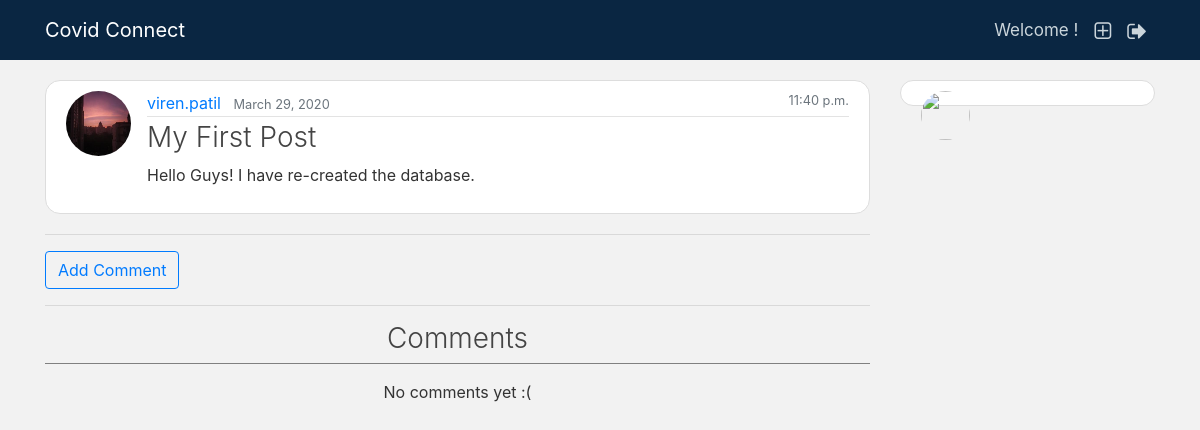
The app's page /blog/post/3/, older data.
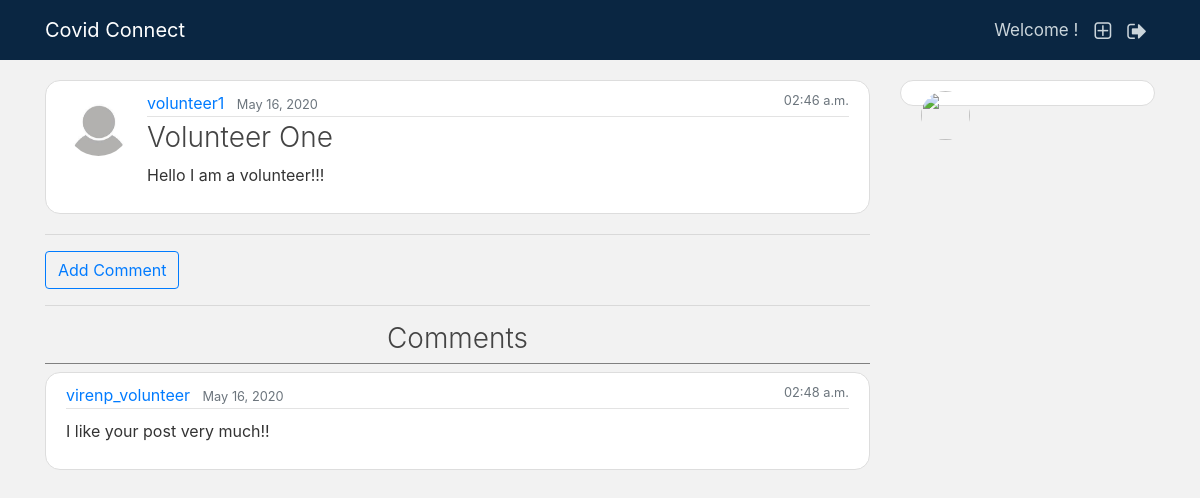
The same page, newer data.
### blog/models.py (models this page shows, shortened)
class Post(models.Model):
    title = models.CharField(max_length=100)
    image = models.ImageField(default='default.jpg', upload_to='post_pics')
    content = models.TextField()
    date_posted = models.DateTimeField(default=timezone.now)
    author = models.ForeignKey(User, on_delete = models.CASCADE)
    likes = models.ManyToManyField(User, related_name='likes', blank = True)
    dislikes = models.ManyToManyField(User, related_name='dislikes', blank = True)
    report = models.ManyToManyField(User, related_name='report', blank = True)

class Comment(models.Model):
    post = models.ForeignKey('blog.Post', on_delete=models.CASCADE, related_name='comments')
    author = models.ForeignKey(User, related_name='comment_owner', on_delete = models.CASCADE)
    text = models.TextField()
    created_date = models.DateTimeField(default=timezone.now)
    approved_comment = models.BooleanField(default=False)

### users/models.py (models this page shows, shortened)
class Profile(models.Model):
    user = models.OneToOneField(User, on_delete=models.CASCADE)
    image = models.ImageField(default='default.jpg', upload_to='profile_pics')
    bio = models.TextField(default='Your Bio here....', max_length=100, blank=True)
    THEME_CHOICES = (
        ('Dark', 'Dark'),
        ('Light', 'Light')
    )
    theme = models.CharField(max_length=10, choices=THEME_CHOICES, blank=True)
    GENDER_CHOICES = (
        ('M', 'Male'),
        ('F', 'Female'),
    )
    gender = models.CharField(max_length=1, choices=GENDER_CHOICES, blank=True)

### blog/views.py (the view)
# urls.py: path('post/<int:pk>/', PostDetailView.as_view(), name='post-detail'),
class PostDetailView(DetailView):
    model = Post

### blog/templates/blog/post_detail.html (shortened to what this page needs)
{% extends "blog/base_other.html" %}
{% block content %}
    <article class="media content-section" style="border-radius: 15px;">
        <img class = "rounded-circle article-img" src="{{ object.author.profile.image.url }}" alt="Profile Picture">
        <div class="media-body">
          <div class="article-metadata">
            <a class="mr-2" style="text-decoration: none;" href="">{{ object.author }}</a>
            <small class="text-muted">{{ object.date_posted|date:"F d, Y" }}</small>
            <small style="float: right;" class="text-muted">{{ object.date_posted|date:"h:i a" }}</small>
          </div>
          <h2 class="article-title font-weight-light" >{{ object.title }}</h2>
          {% if  object.image.url == '/media/default.jpg' %}
            <p class="article-content" style="margin-left: 0px;">{{ object.content }}</p>
          {% else %}
            <img style="border-radius: 20px;" src ="{{object.image.url}}" alt ='post pic'>
            <p style="margin-top: 10px; margin-left: 0px;" class="article-content">{{ object.content }}</p>
          {% endif %}
        </div>
    </article>
    <hr>
    <a href="{% url 'add_comment_to_post' pk=post.pk %}"><button class="btn btn-outline-primary button-dark"">Add Comment</button></a><hr>
    <h2 class="article-title font-weight-light pb-2" style="text-align:center; border-bottom: 1px solid #808080;">Comments</h2>
    {% for comment in object.comments.all reversed %}
    <div class="content-section" style="border-radius: 15px;">
      <div class="article-metadata">
        <a class="mr-2" style="text-decoration: none;" href=''>{{ comment.author.username }}</a>
        <small class="text-muted">{{ comment.created_date|date:"F d, Y" }}</small>
        <small style="float: right;" class="text-muted">{{ comment.created_date|date:"h:i a" }}</small>
      </div>
      <p style="margin-top: 10px; margin-left: 0px;" class="article-content">{{ comment.text }}</p>
    </div>
    {% empty %}
        <p class="mt-3" style="text-align: center;">No comments yet :(</p>
    {% endfor %}
{% endblock content %}

### blog/templates/blog/base_other.html (shortened to what this page needs)
{% load static%}
<!DOCTYPE html>
<html>
<head>
    <link rel="stylesheet" href="https://stackpath.bootstrapcdn.com/bootstrap/4.4.1/css/bootstrap.min.css">
    {% if user.profile.theme == 'Dark' %}
    <link rel="stylesheet" type="text/css" href="{% static 'blog/dark.css' %}">
    {% else %}
    <link rel="stylesheet" type="text/css" href="{% static 'blog/light.css' %}">
    {% endif %}
    <link rel="stylesheet" href="https://cdnjs.cloudflare.com/ajax/libs/font-awesome/4.7.0/css/font-awesome.min.css">
</head>
<body>
  <header class="site-header">
    <nav class="navbar navbar-expand-md navbar-dark bg-steel fixed-top">
      <div class="container">
          <a class="navbar-brand mr-1 logo-dark" href="{% url 'home-genuser' %}">Covid Connect</a>
        <div class="collapse navbar-collapse" id="navbarToggle">
          <div class="navbar-nav">
            <a class="nav-item nav-link" style="font-size: 17px; margin-top: 2px;">Welcome {{ user.first_name }}!</a>
            <a class="nav-item nav-link fa fa-plus-square-o fa-lg dark-a mt-2" data-toggle="tooltip" data-placement="bottom" title="Create new post." href="{% url 'post-create' %}"></a>
            <a class="nav-item nav-link fa fa-sign-out fa-lg dark-a mt-2" data-toggle="tooltip" data-placement="bottom" title="Logout" href="{% url 'logout' %}"></a>
          </div>
        </div>
      </div>
    </nav>
  </header>
    <main role="main" class="container">
        <div class="row">
        <div class="col-md-9">
            {% block content %}{% endblock %}
        </div>
        <div class="col-md-3">
            <div class="content-section" style="border-radius: 15px;">
              <a href="{% url 'profile' %}"><img class="rounded-circle article-img" style="float: left; width: 49px; height: 49px;" src="{{ user.profile.image.url }}"></a>
            </div>
        </div>
        </div>
    </main>
  </body>
</html>

### blog/static/blog/light.css (style rules this page uses)
body { background: #f2f2f2; color: #333333; margin-top: 5rem; }
h1, h2, h3, h4, h5, h6 { color: #444444; }
.bg-steel { background-color: #0a2642; }
.site-header .navbar-nav .nav-link { color: #cbd5db; }
.content-section { background: #ffffff; padding: 10px 20px; border: 1px solid #dddddd; border-radius: 3px; margin-bottom: 20px; }
.article-title { font-size: 28px; color: #444444; }
.article-content { white-space: pre-line; }
.article-img { height: 65px; width: 65px; margin-right: 16px; }
.article-metadata { padding-bottom: 1px; margin-bottom: 4px; border-bottom: 1px solid #e3e3e3 }

Row changes from the older to the newer data that the page shows:
changed Post: author.profile.image: picture removed, a placeholder shows; author "viren.patil" → "volunteer1"; date_posted "March 29, 2020" → "May 16, 2020"; date_posted "11:40 p.m." → "02:46 a.m."; title "My First Post" → "Volunteer One"; content "Hello Guys! I have re-created the database." → "Hello I am a volunteer!!!"
added Comment: author.username "virenp_volunteer", created_date "May 16, 2020", created_date "02:48 a.m.", text "I like your post very much!!"
Text that changed along with them:
text no longer shown: "No comments yet :("
